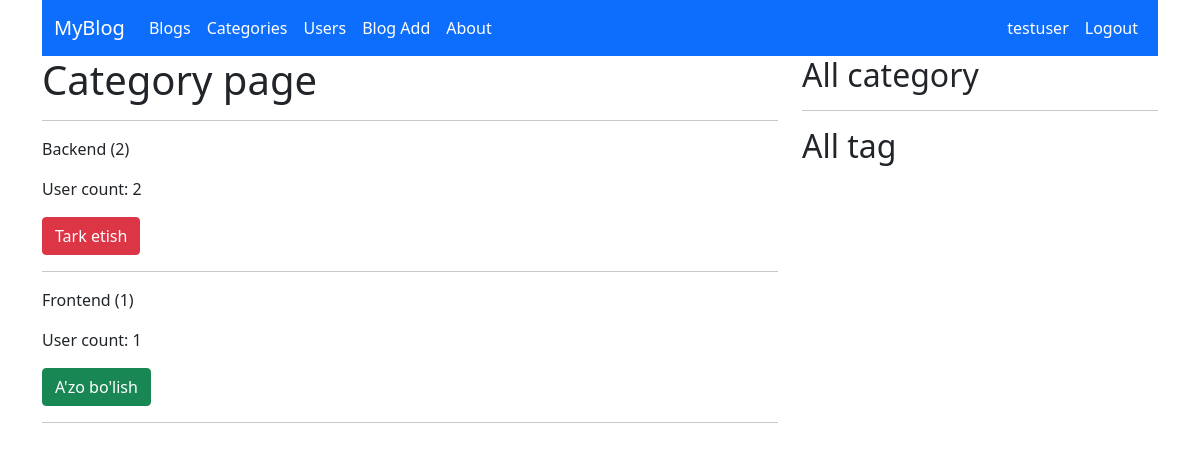
/category-list (signed in), run on the app's committed database.
### account/models.py (models this page shows, shortened)
class Account(AbstractUser):
    username = models.CharField(max_length=50, unique=True,
                                help_text=(
                                   "Siz 50 ta belgidan iborat username tanlashingiz mumkin"
                                ),
                                error_messages={
                                    "unique": "Bunaqa user avval ruyxatdan utgan.",
                                },
                                )
    phone_number = models.CharField(max_length=13, null=True, blank=True)
    date_of_birth = models.DateField(null=True, blank=True)
    image = models.ImageField(upload_to='account')
    address = models.CharField(max_length=150, null=True, blank=True)
    USERNAME_FIELD = "username"

### blog/models/category.py (models this page shows, shortened)
class Category(models.Model):
    name = models.CharField(max_length=50)
    slug = models.SlugField(max_length=50, unique=True)
    image = models.ImageField(upload_to='category/')
    description = models.TextField()
    user = models.ManyToManyField(Account, related_name='category', null=True, blank=True)

### blog/views.py (the view)
# urls.py: path('category-list', CategoryList.as_view(), name='category_list'),
class CategoryList(ListView):
    model = Category
    template_name = 'blog/category_list.html'

### templates/blog/category_list.html (shortened to what this page needs)
{% extends 'base.html' %}
{% block content %}
   <h1>Category page</h1>
    <hr>
    {% for c in object_list %}
       <p>{{ c.name }} ({{ c.blog.count }})</p>
       <p>User count: {{ c.user.count }}</p>
        {% if request.user in c.user.all %}
        <a href="{% url 'category_user_add' c.slug %}" class="btn btn-danger">Tark etish</a>
        {% else %}
        <a href="{% url 'category_user_add' c.slug %}" class="btn btn-success">A'zo bo'lish</a>
        {% endif %}
        <hr>
    {% endfor %}
{% endblock %}

### templates/header.html (shortened to what this page needs)
<nav class="navbar navbar-expand-lg navbar-dark bg-primary">
    <div class="container">
        <a class="navbar-brand" href="{% url 'blog_list' %}">MyBlog</a>
        <div class="collapse navbar-collapse" id="navbarSupportedContent">
            <ul class="navbar-nav me-auto mb-2 mb-lg-0">
                <li class="nav-item">
                    <a class="nav-link active" aria-current="page" href="{% url 'blog_list' %}">Blogs</a>
                </li>
                <li class="nav-item">
                    <a class="nav-link active" href="{% url 'category_list' %}">Categories</a>
                </li>
                <li class="nav-item">
                    <a href="{% url 'user_list' %}" class="nav-link active">Users</a>
                </li>
                <li class="nav-item">
                    <a href="{% url 'blog_create' %}" class="nav-link active">Blog Add</a>
                </li>
                <li class="nav-item">
                    <a class="nav-link active">About</a>
                </li>
            </ul>
            <ul class="navbar-nav  mb-2 mb-lg-0">
                {% if user.is_authenticated %}
                 <li class="nav-item">
                    <a href="{% url 'profile' %}" class="nav-link active">{{ user.username }}</a>
                </li>
                <li class="nav-item">
                    <a href="{% url 'logout' %}" class="nav-link active">Logout</a>
                </li>
                {% endif %}
            </ul>
        </div>
    </div>
</nav>

### data on the page
Account: username "testuser"
Category: name "Backend", blog.count "2", user.count "2", shows "Tark etish"
Category: name "Frontend", blog.count "1", user.count "1", shows "A'zo bo'lish"
